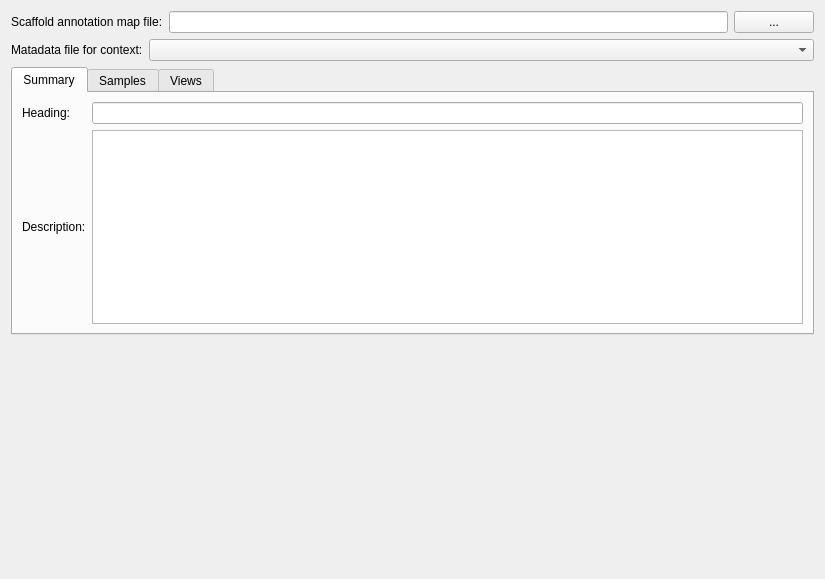
<?xml version="1.0" encoding="UTF-8"?>
<ui version="4.0">
 <class>ContextAnnotationWidget</class>
 <widget class="QWidget" name="ContextAnnotationWidget">
  <property name="geometry">
   <rect>
    <x>0</x>
    <y>0</y>
    <width>825</width>
    <height>579</height>
   </rect>
  </property>
  <property name="windowTitle">
   <string>ContextAnnotationWidget</string>
  </property>
  <layout class="QVBoxLayout" name="verticalLayout">
   <item>
    <layout class="QHBoxLayout" name="horizontalLayout">
     <item>
      <widget class="QLabel" name="label">
       <property name="text">
        <string>Scaffold annotation map file:</string>
       </property>
      </widget>
     </item>
     <item>
      <widget class="QLineEdit" name="lineEditAnnotationMapFile"/>
     </item>
     <item>
      <widget class="QPushButton" name="pushButtonAnnotationMapFile">
       <property name="text">
        <string>...</string>
       </property>
      </widget>
     </item>
    </layout>
   </item>
   <item>
    <layout class="QHBoxLayout" name="horizontalLayoutContextMetadata">
     <item>
      <widget class="QLabel" name="labelContextMetadata">
       <property name="text">
        <string>Matadata file for context:</string>
       </property>
      </widget>
     </item>
     <item>
      <widget class="QComboBox" name="comboBoxContextMetadata">
       <property name="sizePolicy">
        <sizepolicy hsizetype="Expanding" vsizetype="Fixed">
         <horstretch>0</horstretch>
         <verstretch>0</verstretch>
        </sizepolicy>
       </property>
      </widget>
     </item>
    </layout>
   </item>
   <item>
    <widget class="QTabWidget" name="tabWidget">
     <property name="tabPosition">
      <enum>QTabWidget::North</enum>
     </property>
     <property name="currentIndex">
      <number>0</number>
     </property>
     <widget class="QWidget" name="tabSummary">
      <attribute name="title">
       <string>Summary</string>
      </attribute>
      <layout class="QGridLayout" name="gridLayout">
       <item row="0" column="0">
        <widget class="QLabel" name="labelSummaryHeading">
         <property name="text">
          <string>Heading:</string>
         </property>
        </widget>
       </item>
       <item row="0" column="1">
        <widget class="QLineEdit" name="lineEditSummaryHeading"/>
       </item>
       <item row="1" column="0">
        <widget class="QLabel" name="labelSummaryDescription">
         <property name="text">
          <string>Description:</string>
         </property>
        </widget>
       </item>
       <item row="1" column="1">
        <widget class="QPlainTextEdit" name="plainTextEditSummaryDescription"/>
       </item>
      </layout>
     </widget>
     <widget class="QWidget" name="tabSamples">
      <attribute name="title">
       <string>Samples</string>
      </attribute>
      <layout class="QVBoxLayout" name="verticalLayout_2">
       <item>
        <layout class="QHBoxLayout" name="horizontalLayout_2">
         <item>
          <widget class="QPushButton" name="pushButtonSamplesAdd">
           <property name="text">
            <string>Add</string>
           </property>
          </widget>
         </item>
         <item>
          <spacer name="horizontalSpacer">
           <property name="orientation">
            <enum>Qt::Horizontal</enum>
           </property>
           <property name="sizeHint" stdset="0">
            <size>
             <width>40</width>
             <height>20</height>
            </size>
           </property>
          </spacer>
         </item>
        </layout>
       </item>
       <item>
        <widget class="QTabWidget" name="tabWidgetSamples">
         <property name="tabsClosable">
          <bool>true</bool>
         </property>
        </widget>
       </item>
      </layout>
     </widget>
     <widget class="QWidget" name="tabViews">
      <attribute name="title">
       <string>Views</string>
      </attribute>
      <layout class="QVBoxLayout" name="verticalLayout_3">
       <item>
        <layout class="QHBoxLayout" name="horizontalLayout_3">
         <item>
          <widget class="QPushButton" name="pushButtonViewsAdd">
           <property name="text">
            <string>Add</string>
           </property>
          </widget>
         </item>
         <item>
          <spacer name="horizontalSpacer_2">
           <property name="orientation">
            <enum>Qt::Horizontal</enum>
           </property>
           <property name="sizeHint" stdset="0">
            <size>
             <width>40</width>
             <height>20</height>
            </size>
           </property>
          </spacer>
         </item>
        </layout>
       </item>
       <item>
        <widget class="QTabWidget" name="tabWidgetViews">
         <property name="tabsClosable">
          <bool>true</bool>
         </property>
        </widget>
       </item>
      </layout>
     </widget>
    </widget>
   </item>
   <item>
    <layout class="QHBoxLayout" name="horizontalLayout_4">
     <item>
      <spacer name="horizontalSpacer_3">
       <property name="orientation">
        <enum>Qt::Horizontal</enum>
       </property>
       <property name="sizeHint" stdset="0">
        <size>
         <width>40</width>
         <height>20</height>
        </size>
       </property>
      </spacer>
     </item>
     <item>
      <spacer name="horizontalSpacer_4">
       <property name="orientation">
        <enum>Qt::Horizontal</enum>
       </property>
       <property name="sizeHint" stdset="0">
        <size>
         <width>40</width>
         <height>20</height>
        </size>
       </property>
      </spacer>
     </item>
    </layout>
   </item>
   <item>
    <spacer name="verticalSpacer">
     <property name="orientation">
      <enum>Qt::Vertical</enum>
     </property>
     <property name="sizeHint" stdset="0">
      <size>
       <width>20</width>
       <height>40</height>
      </size>
     </property>
    </spacer>
   </item>
  </layout>
 </widget>
 <resources/>
 <connections/>
</ui>
